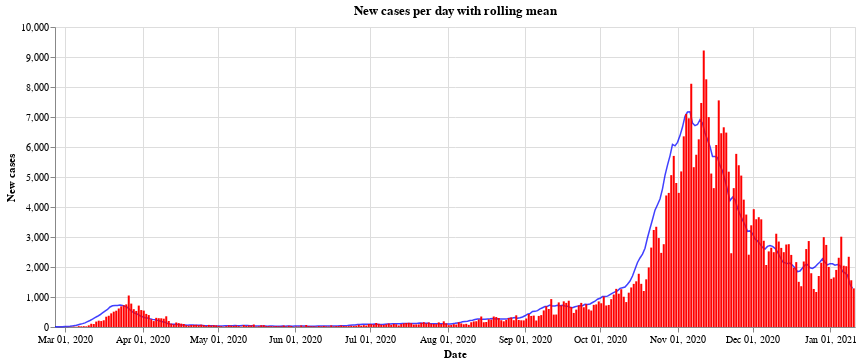

The notebook cell this image was saved under:
### Code cell
#collapse
bars = alt.Chart(all_austria).mark_bar(
    color='red',
    opacity=1,
    size=2
).encode(
    x=alt.X("yearmonthdate(Time):T", axis=alt.Axis(title='Date')),
    y=alt.Y("AnzahlFaelle:Q", axis=alt.Axis(title='New cases')),
)

line = alt.Chart(all_austria).mark_line(
    color='blue',
    opacity=0.75,
    size=1.5,
).transform_window(
    rolling_mean='mean(AnzahlFaelle)',
    frame=[0, 7]
).encode(x='yearmonthdate(Time):T',
         y='rolling_mean:Q'
         ).properties(title='New cases per day with rolling mean', width=800)

alt.layer(line, bars, data=all_austria)

### Figure 1 — Vega-Lite specification as saved in the notebook (floating-point values rounded to 4 significant figures; data arrays with more than 128 entries replaced by an {"elided": "..."} marker saying what was removed)
{"config": {"view": {"continuousWidth": 400, "continuousHeight": 300}}, "layer": [{"mark": {"type": "line", "color": "blue", "opacity": 0.75, "size": 1.5}, "encoding": {"x": {"type": "temporal", "field": "Time", "timeUnit": "yearmonthdate"}, "y": {"type": "quantitative", "field": "rolling_mean"}}, "title": "New cases per day with rolling mean", "transform": [{"window": [{"op": "mean", "field": "AnzahlFaelle", "as": "rolling_mean"}], "frame": [0, 7]}], "width": 800}, {"mark": {"type": "bar", "color": "red", "opacity": 1, "size": 2}, "encoding": {"x": {"type": "temporal", "axis": {"title": "Date"}, "field": "Time", "timeUnit": "yearmonthdate"}, "y": {"type": "quantitative", "axis": {"title": "New cases"}, "field": "AnzahlFaelle"}}}], "data": {"name": "data-33cfd95fa0e7f7bd3e1cc7c36edb1944"}, "$schema": "https://vega.github.io/schema/vega-lite/v4.8.1.json", "datasets": {"data-33cfd95fa0e7f7bd3e1cc7c36edb1944": {"elided": "320 records"}}}
